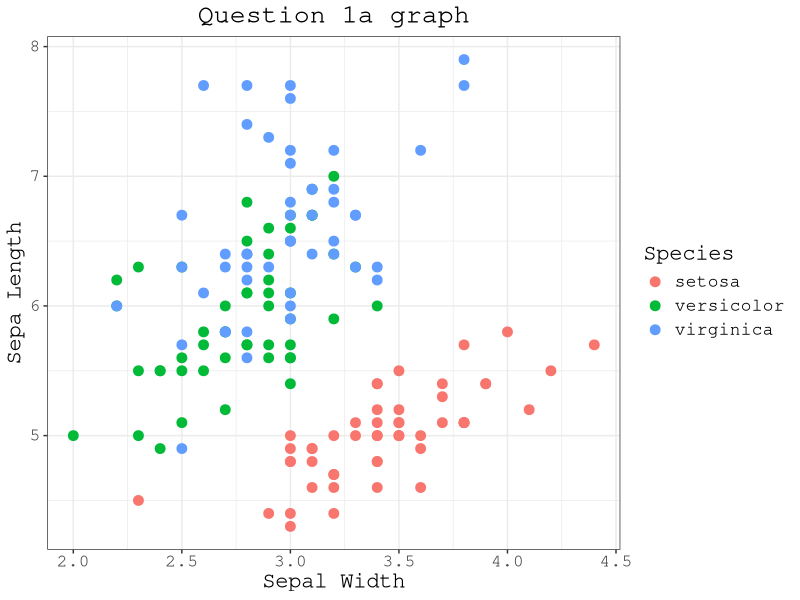
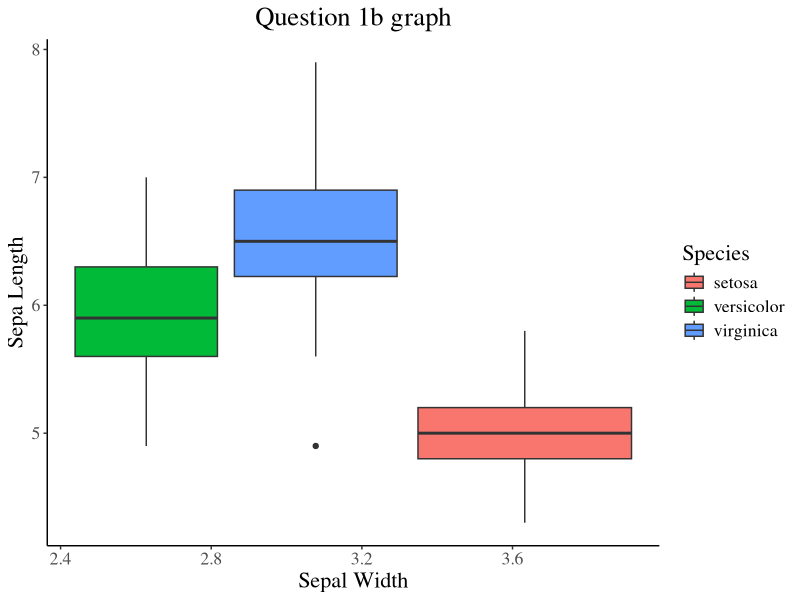

Reproduce these figures in R, in order. (Note: this script raises an error after producing the figures.)
## ---- chunk 1
knitr::opts_chunk$set(echo = TRUE)
## ---- chunk 2
data(iris)

# Load in libraries
library(ggplot2)
library(dplyr)
## ---- chunk 3
plot1 <- iris %>% 
  # plot iris data set with following aesthetics
  ggplot(aes(x = Sepal.Width, y = Sepal.Length, col = Species)) +
  # change point size
  geom_point(size = 3) +
  # change labels
  labs(x = "Sepal Width",
       y = "Sepa Length",
       title = "Question 1a graph") +
  # theme
  theme_bw() +
  # change text size and font
  theme(text=element_text(size=16,  family="mono")) +
  # center title
  theme(plot.title = element_text(hjust = 0.5))

plot1
## ---- chunk 4
plot2 <- iris %>% 
  # plot iris data set with following aesthetics
  ggplot(aes(x = Sepal.Width, y = Sepal.Length, fill  = Species)) +
  # change point size
  geom_boxplot() +
  # change labels
  labs(x = "Sepal Width",
       y = "Sepa Length",
       title = "Question 1b graph") +
  # theme
  theme_classic() +
  # change text size and font
  theme(text=element_text(size=16,  family="serif")) +
  # center title
  theme(plot.title = element_text(hjust = 0.5)) 

plot2
## ---- chunk 5
knitr::include_graphics("img/figure.png")
## ---- chunk 6
# # Library to arrange plots
# library(gridExtra)
# 
# # Plot A
# a <- data %>% 
#   ggplot() +
#   # Smooth linear regression line of data
#   geom_smooth(aes(x = Temperature, y = Density), col = "grey", method = "lm") +
#   # black line
#   geom_line(aes(x = Temperature, y = Density), col = "black") +
#   # red dashed line
#   geom_smooth(aes(x = Temperature, y = Density), col = "red", linetype = "dashed") +
#   # labels
#   labs(x = "Temperature",
#        y = "Denisty",
#        title = " y ~ temp",
#        subtitle = "(A)") +
#   # y axis limit
#   ylim(c(0, 0.8)) +
#   # x axis limit
#   xlim(c(-4, 4)) +
#   # theme?
#   theme_minimal() +
#   # center title
#   theme(plot.title = element_text(hjust = 0.5))
# 
# # Plot B
# b <- data %>% 
#   ggplot() +
#    # Smooth linear regression line of data
#   geom_smooth(aes(x = Temperature, y = Density), col = "grey", method = "lm") +
#   # black line
#   geom_line(aes(x = Temperature, y = Density), col = "black") +
#   # red dashed line
#   geom_smooth(aes(x = Temperature, y = Density), col = "red", linetype = "dashed") +
#   # labels
#   labs(x = "Temperature",
#        y = "Denisty",
#        title = " y ~ temp + temp^2",
#        subtitle = "(B)") +
#   # y axis limit
#   ylim(c(0, 0.8)) +
#   # x axis limit
#   xlim(c(-4, 4)) +
#   # theme?
#   theme_minimal()
#   # center title
#   theme(plot.title = element_text(hjust = 0.5))
# 
# # Put plots together
# plot_full <- grid.arrange(a, b)
